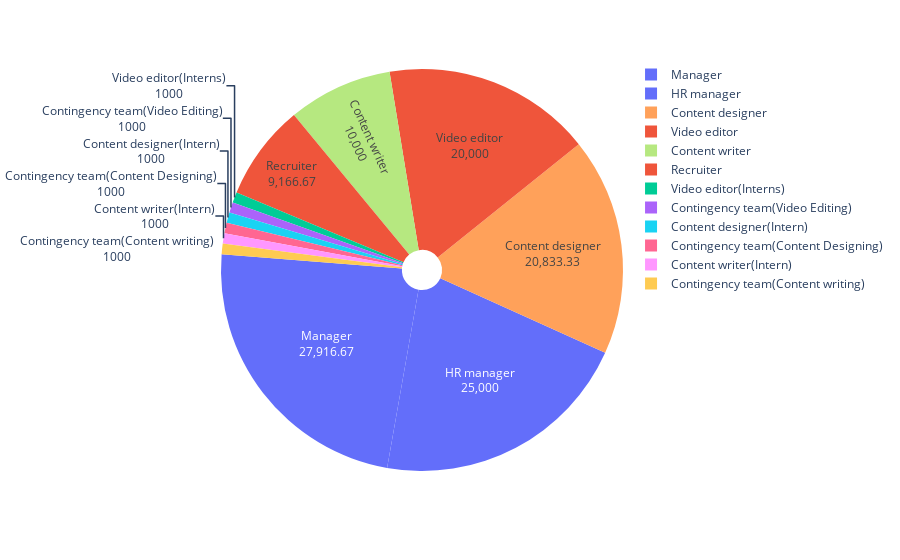

Notebook cell for this chart:
### Code cell
pie_chart1.update_traces(textinfo='value+label', opacity=1, rotation=190)
pio.show(pie_chart1)

### Figure 1 — Plotly figure (JSON) as saved in the notebook; plotly's stock layout.template omitted (floating-point values rounded to 4 significant figures)
{"data": [{"customdata": [["Manager"], ["Video editor"], ["Video editor(Interns)"], ["Contingency team(Video Editing)"], ["Content designer"], ["Content designer(Intern)"], ["Contingency team(Content Designing)"], ["Content writer"], ["Content writer(Intern)"], ["Contingency team(Content writing)"], ["HR manager"], ["Recruiter"]], "domain": {"x": [0, 1], "y": [0, 1]}, "hole": 0.1, "hovertemplate": "<b>%{hovertext}</b><br><br>Position=%{customdata[0]}<br>Salary/month/employee=%{value}<extra></extra>", "hovertext": [27920.0, 20000, 5000, 3000, 20830.0, 5000, 8000, 10000, 5000, 4000, 25000, 27500], "labels": ["Manager", "Video editor", "Video editor(Interns)", "Contingency team(Video Editing)", "Content designer", "Content designer(Intern)", "Contingency team(Content Designing)", "Content writer", "Content writer(Intern)", "Contingency team(Content writing)", "HR manager", "Recruiter"], "legendgroup": "", "marker": {"colors": ["#636efa", "#EF553B", "#00cc96", "#ab63fa", "#FFA15A", "#19d3f3", "#FF6692", "#B6E880", "#FF97FF", "#FECB52", "#636efa", "#EF553B"]}, "name": "", "opacity": 1, "rotation": -170, "showlegend": true, "textinfo": "value+label", "type": "pie", "values": [27920.0, 20000, 1000, 1000, 20830.0, 1000, 1000, 10000, 1000, 1000, 25000, 9167.0]}], "layout": {"legend": {"tracegroupgap": 0}, "margin": {"t": 60}}}
